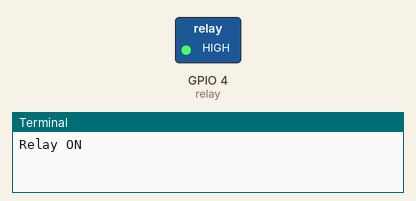
Recording of a program running on a simulated Raspberry Pi (BCM pin numbers). Shown: switched loads named in the program (green lamp = pin HIGH), the last lines printed to the terminal.

Above: at 2.5 s.
At 7.5 s:
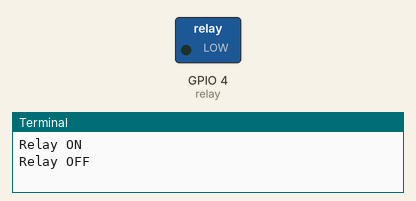
Timing chart, 0 to 13.0 s (numbered marks = the images above):
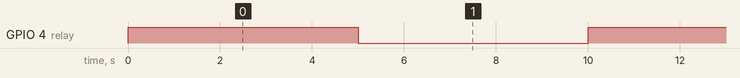

Measured:
- by itself, GPIO 4 (relay): alternates HIGH for 5.0 s and LOW for 5.0 s

The program:

testRelayControl.py
```python
from gpiozero import OutputDevice
from time import sleep

# Define the GPIO pin number
relay_pin = 4  # GPIO 4

# Create an OutputDevice object for the relay
relay = OutputDevice(relay_pin)

try:
    while True:
        # Turn the relay ON
        relay.on()
        print("Relay ON")
        sleep(5)  # Keep the relay on for 5 seconds

        # Turn the relay OFF
        relay.off()
        print("Relay OFF")
        sleep(5)  # Keep the relay off for 5 seconds

except KeyboardInterrupt:
    pass  # Exit on Ctrl+C
```
